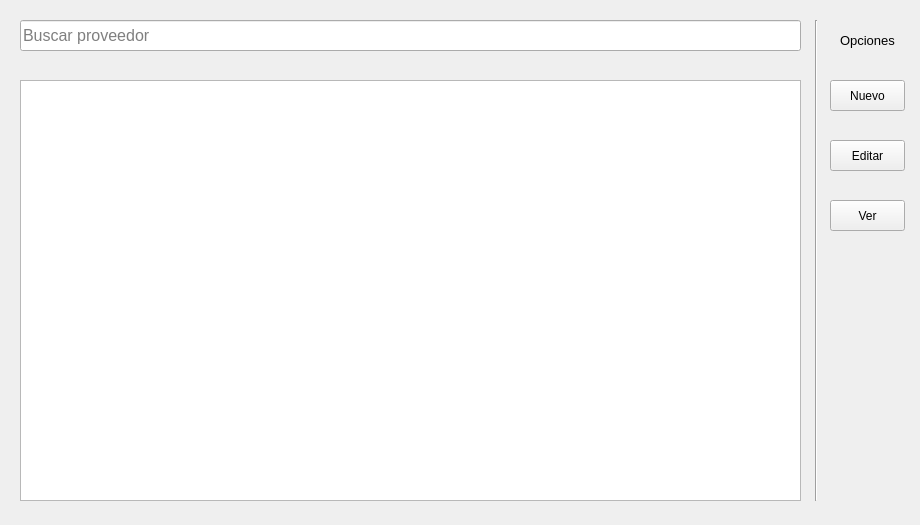
<?xml version="1.0" encoding="UTF-8"?>
<ui version="4.0">
 <class>Proveedores</class>
 <widget class="QWidget" name="Proveedores">
  <property name="geometry">
   <rect>
    <x>0</x>
    <y>0</y>
    <width>920</width>
    <height>525</height>
   </rect>
  </property>
  <property name="windowTitle">
   <string>Gestionar proveedores</string>
  </property>
  <widget class="Line" name="line">
   <property name="geometry">
    <rect>
     <x>806</x>
     <y>20</y>
     <width>20</width>
     <height>481</height>
    </rect>
   </property>
   <property name="orientation">
    <enum>Qt::Vertical</enum>
   </property>
  </widget>
  <widget class="QLineEdit" name="lineEdit">
   <property name="geometry">
    <rect>
     <x>20</x>
     <y>20</y>
     <width>781</width>
     <height>31</height>
    </rect>
   </property>
   <property name="font">
    <font>
     <pointsize>12</pointsize>
    </font>
   </property>
   <property name="inputMask">
    <string/>
   </property>
   <property name="text">
    <string/>
   </property>
   <property name="placeholderText">
    <string>Buscar proveedor</string>
   </property>
  </widget>
  <widget class="QTableView" name="tableViewProviders">
   <property name="geometry">
    <rect>
     <x>20</x>
     <y>80</y>
     <width>781</width>
     <height>421</height>
    </rect>
   </property>
  </widget>
  <widget class="QPushButton" name="btn_new">
   <property name="geometry">
    <rect>
     <x>830</x>
     <y>80</y>
     <width>75</width>
     <height>31</height>
    </rect>
   </property>
   <property name="text">
    <string>Nuevo</string>
   </property>
  </widget>
  <widget class="QPushButton" name="btn_edit">
   <property name="geometry">
    <rect>
     <x>830</x>
     <y>140</y>
     <width>75</width>
     <height>31</height>
    </rect>
   </property>
   <property name="text">
    <string>Editar</string>
   </property>
  </widget>
  <widget class="QPushButton" name="btn_see">
   <property name="geometry">
    <rect>
     <x>830</x>
     <y>200</y>
     <width>75</width>
     <height>31</height>
    </rect>
   </property>
   <property name="text">
    <string>Ver</string>
   </property>
  </widget>
  <widget class="QLabel" name="label">
   <property name="geometry">
    <rect>
     <x>840</x>
     <y>30</y>
     <width>61</width>
     <height>20</height>
    </rect>
   </property>
   <property name="font">
    <font>
     <pointsize>10</pointsize>
    </font>
   </property>
   <property name="text">
    <string>Opciones</string>
   </property>
  </widget>
 </widget>
 <resources/>
 <connections/>
</ui>
